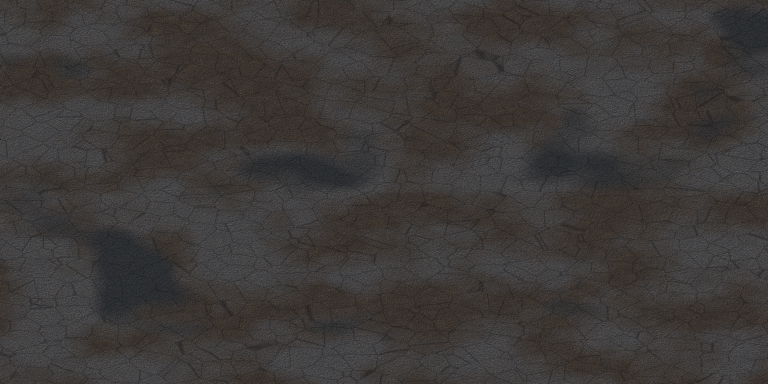
#> input picture assets/ground/ground_render_2x.png, 1536 x 768 px (shown at 1/2 size)
$ python slice_ground.py ground_render_2x.png ground_render_2x.png 5
#> lines starting #> are read from the running program, lines starting #| are printed output that depends on the picture
"""Slice the rendered ground patch into ground cells (one per tile).
Input: ground_render_2x.png (TILES*64*AA x TILES*32*AA). Output: an atlas with
TILES x TILES cells of (64*S)x(32*S), cell (i,j) at (i*64*S, j*32*S). Each cell
is an OPAQUE rectangle cut from the continuous render: its corner triangles
hold exactly what the neighbouring tiles paint there, so the overlapping cells
compose into one seamless surface at any zoom and mipmaps have no alpha edge.
S = atlas texels per world pixel (default 2). Same lattice as
web/scripts/slice-ground.mjs, which needs no PIL.

  python slice_ground.py ground_render_2x.png ../../web/public/ground/ground_atlas.jpg [S]
"""
import sys
import numpy as np
from PIL import Image

src = sys.argv[1]; out = sys.argv[2]; S = int(sys.argv[3]) if len(sys.argv) > 3 else 2
TILES = 12; TW, TH = 64*S, 32*S
img = Image.open(src).convert("RGB")
#> img is the input picture: PIL image 1536x768 RGB; mean R, G, B 61.2, 57.9, 56.5
img = img.resize((TILES*TW, TILES*TH), Image.LANCZOS)      # render -> atlas res
#> img: PIL image 3840x1920 RGB
arr = np.array(img)
W, H = img.size
#> W = 3840; H = 1920

# iso lattice over the render: cell centers (i-j)*TW/2 + W/2, (i+j)*TH/2 + TH/2
# for i,j in 0..TILES-1; the map indexes it with (x % TILES, y % TILES)
atlas = np.zeros((TILES*TH, TILES*TW, 3), np.uint8)
for j in range(TILES):
    for i in range(TILES):
        cx = (i - j) * (TW//2) + W//2
        cy = (i + j) * (TH//2) + TH//2
        x0, y0 = cx - TW//2, cy - TH//2
        # sample with wraparound (the render is periodic over TILES tiles)
        xs = (np.arange(x0, x0+TW)) % W
        ys = (np.arange(y0, y0+TH)) % H
        atlas[j*TH:(j+1)*TH, i*TW:(i+1)*TW] = arr[np.ix_(ys, xs)]
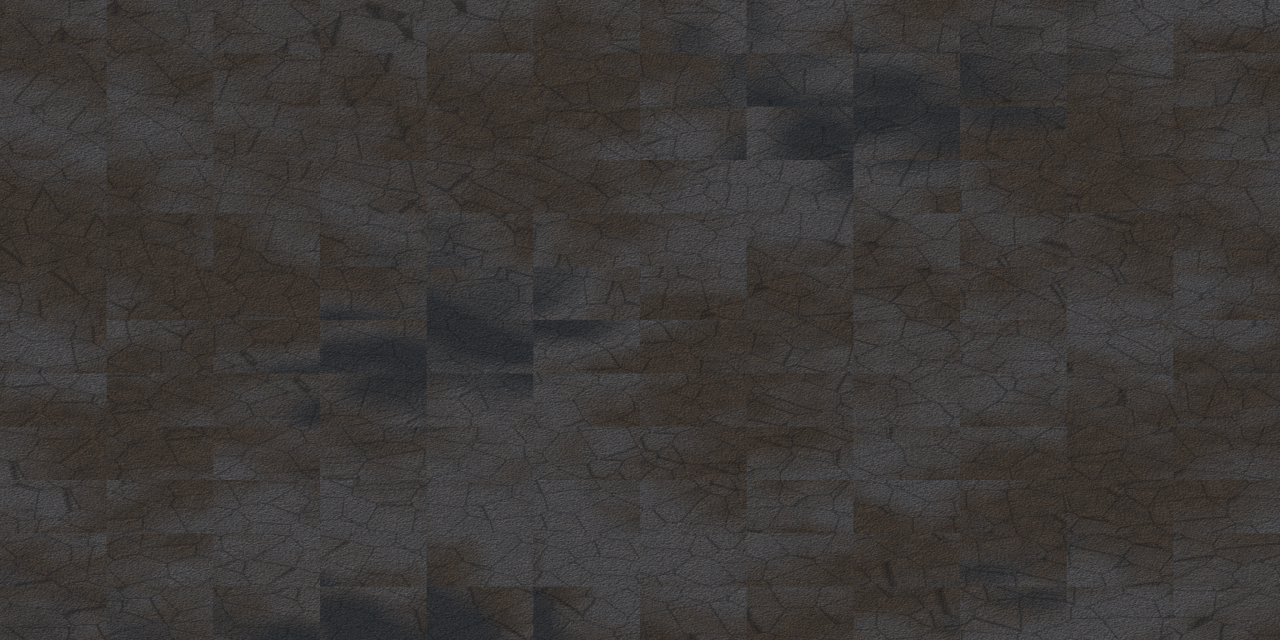
#> atlas: shape (1920, 3840, 3) (shown at 1/3 size); mean R, G, B 60.7, 57.3, 55.6
Image.fromarray(atlas, "RGB").save(out, quality=92)
print("atlas", atlas.shape)
#| atlas (1920, 3840, 3)
